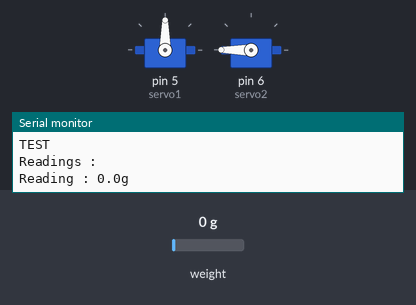
Bench run of a sketch on a simulated Arduino Uno, built with avr-gcc and run on an emulated ATmega328P. Shown: 2 × servo, the last lines printed to the serial monitor. The inputs (shaded band) are chosen by the test bench; at power-on: weight on the scale 0 g.

Above: at 2.2 s.
2.3 s: weight on the scale set to 1963 g
7.2 s: weight on the scale set to 2074 g
At 12.0 s:
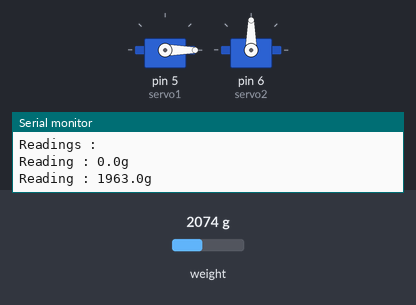
12.1 s: weight on the scale set to 100 g
At 16.9 s:
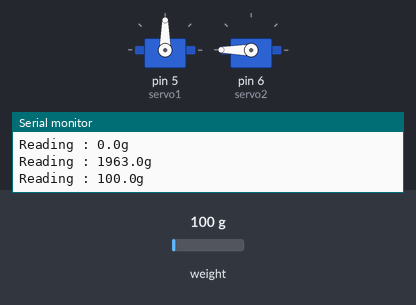
17.0 s: weight on the scale set to 2500 g
At 20.3 s:
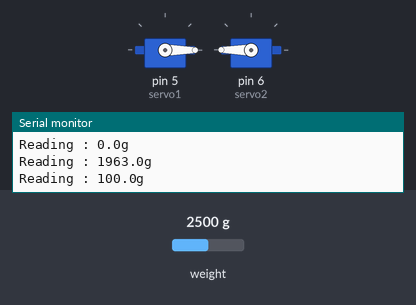
Timing chart, 0 to 22.9 s (numbered marks = the images above; inputs shaded):
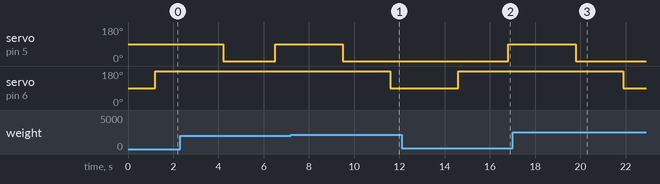

Measured:
- the behaviour switches between 2000 and 2001 g on weight on the scale (found by bisection; images 0 and 1)
- after the input at 7.2 s, servo on pin 6 (servo2): 180° → 90° after 4.4 s
- after the input at 12.1 s, servo on pin 5 (servo1): 0° → 90° after 4.7 s
- after the input at 17.0 s, servo on pin 5 (servo1): goes on until 19.8 s, then stays 0°; servo on pin 6 (servo2): 180° → 90° after 4.9 s

The sketch:

HX711_Servo.ino
```cpp
#include <HX711.h>
#include <Servo.h>
#define calibration_factor -472
int DOUT = 3;
int CLK = 2;
Servo servo1;
Servo servo2;
int value1 = 0;
int value2 = 0;
HX711 scale(DOUT, CLK);
int a = digitalRead(3);

void setup() {
  Serial.begin(9600);
  Serial.println("TEST");
  scale.set_scale(calibration_factor);
  scale.tare();
  Serial.println("Readings : ");
  servo1.attach(5);
  servo2.attach(6);

}

void loop()
{
  Serial.print("Reading : ");
  Serial.print(scale.get_units(), 1);
  Serial.println("g ");

  if(scale.get_units() <= 2000)
  {
    value1 = 90;
    value2 = 270;
    servo1.write(value1);
    servo2.write(value2);
    delay(3000);
    value1 = 0;
    servo1.write(value1);
    delay(2000);
  }
  if(scale.get_units() > 2000)
  {
    value2 = 90;
    value1 = 0;
    servo1.write(value1);
    servo2.write(value2);
    delay(3000);
    value2 = 270;
    servo2.write(value2);
    delay(2000);
  }
}
```
